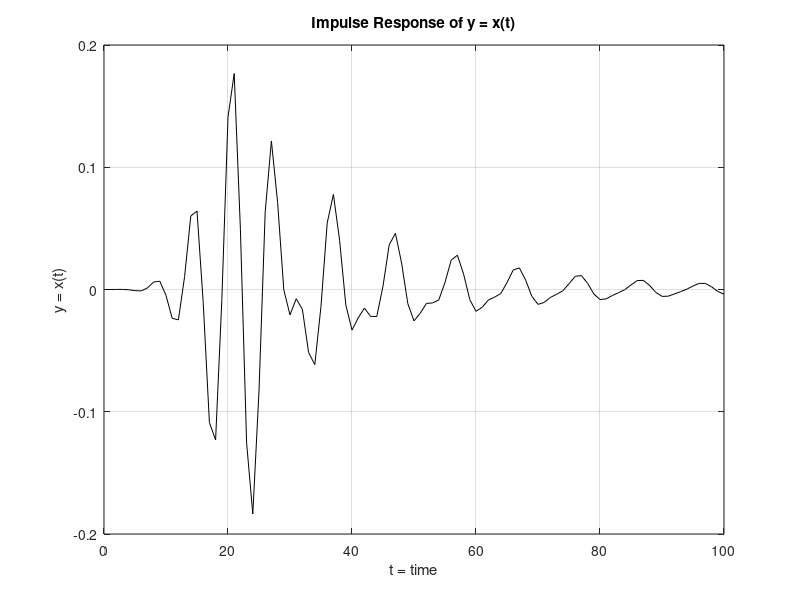
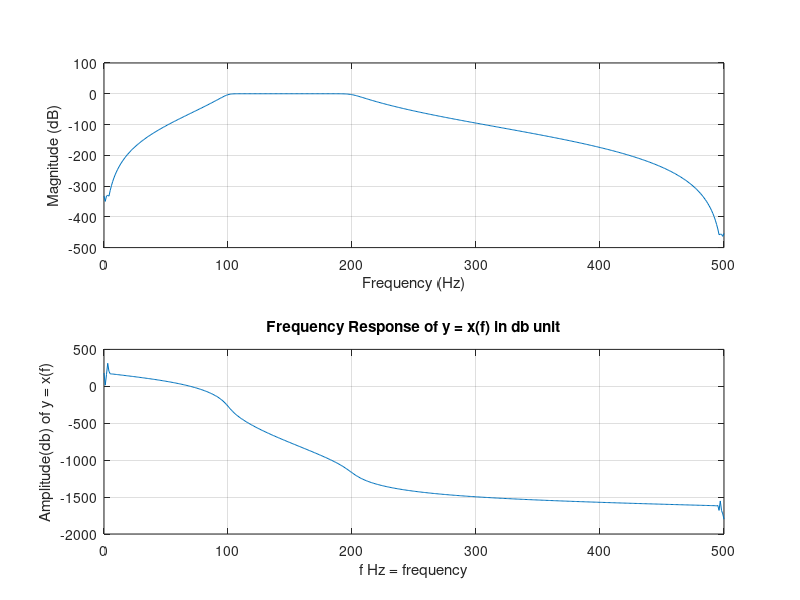

The MATLAB source for these figures, in order: (Note: this script raises an error after producing the figures.)
%Question:
%Design a 10th order BP Butterworth filter with a passband from 100 to 200 Hz and plot both impulse and frequency response

%Solution:
%First part- design an impulse response(unit impulse) design
%Second part- frequency response design

%First Part:


Fs = 1000;  % Let sampling frequency ,Fs = 1000 Hz
n = 10;     % Given order = 10

wn = [100 200]/500;     % wn = BP range, that is given for BP passband frequency from 100 to 200Hz
                        % 500 means , Fs/2 = 1000/2 = 500Hz

                       

[b,a] = butter(n,wn);   % b,a coefficients of z transform X(z)=b0+b1y1+b2y2/a0+a1x1+a2x2
                        % b = zeroes, a = poles
figure(1);              % for first figure
[y,t] = impz( b, a, 101); % impz = impluse response(time domain) 
                          % where, y = coefficients b, t = coefficients a
                          % let, 101 = no of sampling [0-100]
                          
plot(t,y,'k');            % plot in x-axis = t,  y-axis = y in time domain, k = black

grid on;

title("Impulse Response of y = x(t)");
xlabel("t = time");
ylabel("y = x(t)");

% second part
figure(2);

freqz( b, a, 501, Fs);      % for frequency response in f-domain
                            % 501 = no of frequency samples
                            % Fs = sampling frequency used for
                            % normalization


grid on;

title("Frequency Response of y = x(f) in db unit");
xlabel("f Hz = frequency");
ylabel("Amplitude(db) of y = x(f)");

% for finite visualization we need to convert infinite impulse response
% to step response for snapshot for better understanding

figure(3);
stepz(b,a); % stepz() for step response
grid on ;   % always we have to write grid on statement after write stepz() 



